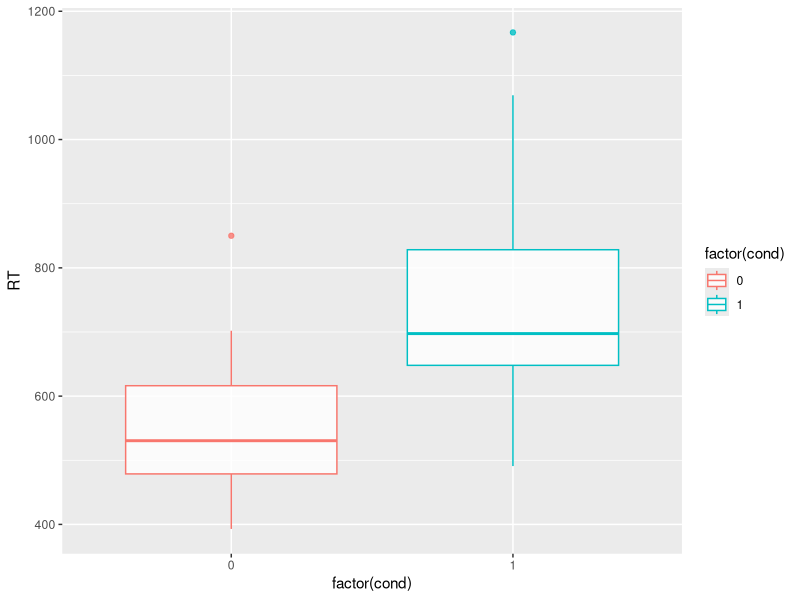

Recreate this plot in R.
## ---- chunk 1
#| output: false
library(ggplot2)
library(readr)
data <- read_csv("output/session_SAMPLE.csv")
## ---- chunk 2
ggplot(data, aes(x = factor(cond), y = RT)) +
  geom_boxplot(aes(colour = factor(cond)), alpha = 0.8)
